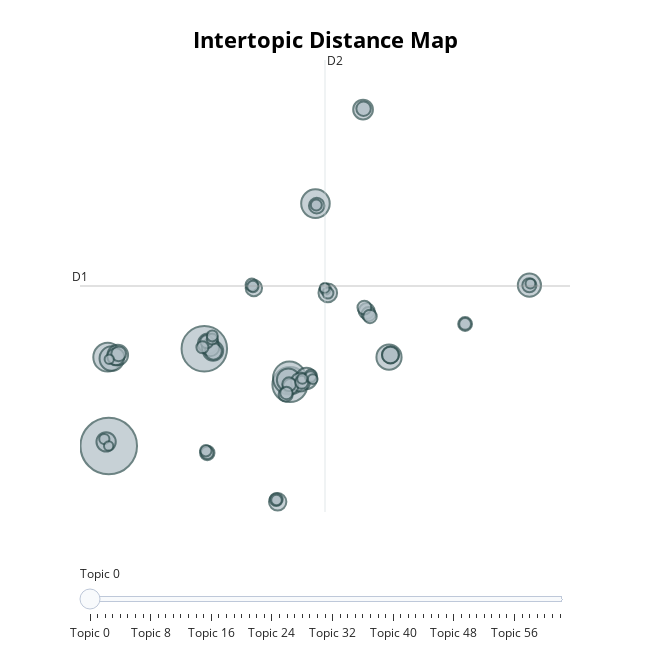

Here is the notebook cell this chart was saved with:
### Code cell
fig_bert_moche = topic_model.visualize_topics()
fig_bert_moche
